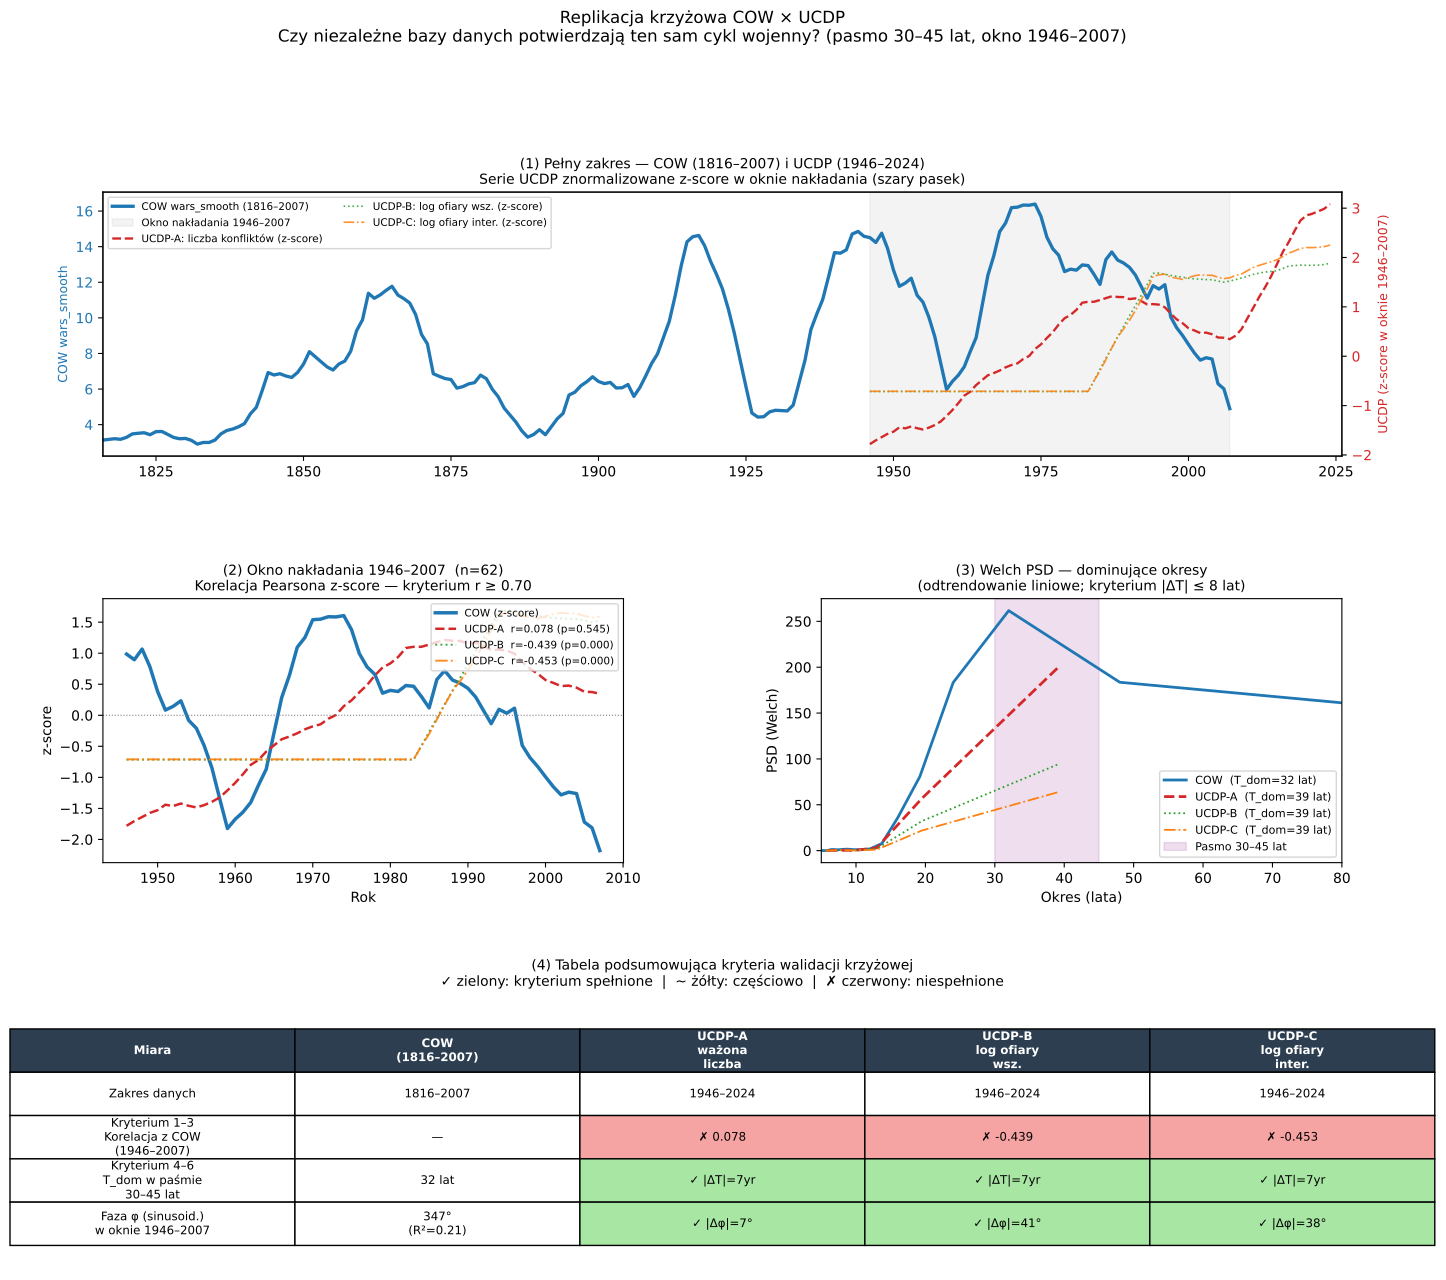

Python code for this plot:
# ucdp_cross_validation.py — Replikacja krzyżowa COW × UCDP
#
# Pytanie walidacyjne:
#   Czy dwie niezależne bazy danych (COW i UCDP) — kodowane przez różne
#   zespoły, z różnymi definicjami konfliktu i różnymi źródłami — zgadzają
#   się co do KSZTAŁTU, FAZY i PRZYBLIŻONEGO OKRESU cyklu wojennego
#   w oknie nakładania 1946–2007?
#
# Jeśli tak  → cykl nie jest artefaktem metodologii jednej bazy.
# Jeśli nie  → cykl jest co najmniej częściowo artefaktem kodowania.
#
# Trzy niezależne serie UCDP (różne miary konfliktu):
#   A: ważona liczba konfliktów   (typy 2/3/4, wagi 1.0/0.4/0.7)
#   B: log1p(ofiary w bitwach)    (typy 2+3+4, bd_best)
#   C: log1p(ofiary w bitwach)    (typy 2+4 interstate, bd_best)
#
# Kryteria walidacji (każde 0/1):
#   1–3. Korelacja Pearsona r ≥ 0.70 w oknie 1946–2007 (osobno A, B, C)
#   4–6. |T_dom_COW − T_dom_UCDP| ≤ 8 lat               (osobno A, B, C)
#
# Źródło: Triptych "We are Anomal(i)es" v0.1, Mariusz Włodarczyk
# Licencja: CC BY-NC-SA 4.0

from __future__ import annotations

import warnings
import numpy as np
import pandas as pd
import matplotlib
matplotlib.use("Agg")
import matplotlib.pyplot as plt
import matplotlib.gridspec as gridspec
from pathlib import Path
from scipy import signal
from scipy.optimize import curve_fit
from scipy.stats import pearsonr

warnings.filterwarnings("ignore")

# ── Ścieżki i stałe ───────────────────────────────────────────────────────────
BASE_DIR  = Path(__file__).parent
COW_PATH  = BASE_DIR / "wars_color.csv"
PRIO_PATH = BASE_DIR / "data/ucdp/UcdpPrioConflict_v25_1.csv"
BD_PATH   = BASE_DIR / "data/ucdp/BattleDeaths_v25_1.csv"

SMOOTH_WIN    = 11
OVERLAP_START = 1946
OVERLAP_END   = 2007
CYCLE_BAND    = (30, 45)   # lata — spodziewany przedział cyklu

UCDP_WEIGHTS  = {2: 1.0, 3: 0.4, 4: 0.7}


# ══════════════════════════════════════════════════════════════════════════════
# 1. Ładowanie danych
# ══════════════════════════════════════════════════════════════════════════════

def load_cow(path: Path = COW_PATH) -> pd.Series:
    """wars_smooth (MA11) z wars_color.csv, indeks = rok."""
    df = pd.read_csv(path).set_index("year").sort_index()
    return df["wars_smooth"].astype(float)


def load_ucdp_count(path: Path = PRIO_PATH) -> pd.Series:
    """
    Seria A: ważona liczba konfliktów UCDP (typy 2/3/4).
    Jedna obserwacja to conflict_id × rok w UcdpPrioConflict.
    """
    raw = pd.read_csv(path, low_memory=False)
    keep = list(UCDP_WEIGHTS.keys())
    sub = raw[raw["type_of_conflict"].isin(keep)].copy()
    sub["weight"] = sub["type_of_conflict"].map(UCDP_WEIGHTS)
    yearly = sub.groupby("year")["weight"].sum().rename("A_raw").astype(float)
    return yearly


def load_ucdp_deaths(path: Path = BD_PATH) -> pd.DataFrame:
    """
    Seria B: log1p(bd_best) — wszystkie typy 2+3+4.
    Seria C: log1p(bd_best) — interstate (typy 2+4), najbliższe COW.
    """
    raw = pd.read_csv(path, low_memory=False)
    raw["bd_best"] = pd.to_numeric(raw["bd_best"], errors="coerce").fillna(0)

    bd_B = (raw[raw["type_of_conflict"].isin([2, 3, 4])]
            .groupby("year")["bd_best"].sum()
            .rename("B_raw").astype(float))

    bd_C = (raw[raw["type_of_conflict"].isin([2, 4])]
            .groupby("year")["bd_best"].sum()
            .rename("C_raw").astype(float))

    return pd.DataFrame({"B_raw": bd_B, "C_raw": bd_C})


# ══════════════════════════════════════════════════════════════════════════════
# 2. Przetwarzanie sygnału
# ══════════════════════════════════════════════════════════════════════════════

def smooth_ma(series: pd.Series, window: int = SMOOTH_WIN) -> pd.Series:
    return series.rolling(window, center=True, min_periods=1).mean()


def zscore_in_window(series: pd.Series,
                     start: int = OVERLAP_START,
                     end: int = OVERLAP_END) -> pd.Series:
    """Normalizacja z-score na podstawie statystyk z okna nakładania."""
    ref = series.loc[start:end]
    mu, sigma = ref.mean(), ref.std()
    if sigma < 1e-12:
        return series * 0.0
    return (series - mu) / sigma


def dominant_period_welch(series: pd.Series,
                           band: tuple = CYCLE_BAND) -> tuple[float, np.ndarray, np.ndarray]:
    """
    Dominant T (lat) w zadanym paśmie (lat) metodą Welcha.
    Zwraca: (T_dom, freqs, psd).
    Seria jest liniowo odtrendowana przed obliczeniem widma.
    """
    x = series.dropna().values
    n = len(x)
    if n < 16:
        return np.nan, np.array([0.0]), np.array([0.0])

    # odtrendowanie liniowe
    t = np.arange(n)
    x = x - np.polyval(np.polyfit(t, x, 1), t)

    nperseg = min(n, max(16, n // 2))
    freqs, psd = signal.welch(
        x, fs=1.0, window="hann", nperseg=nperseg,
        noverlap=nperseg // 2, scaling="density"
    )

    lo_f = 1.0 / band[1]
    hi_f = 1.0 / band[0]
    mask = (freqs > lo_f) & (freqs <= hi_f)
    if mask.sum() == 0:
        return np.nan, freqs, psd

    peak_f = freqs[mask][np.argmax(psd[mask])]
    return (1.0 / peak_f if peak_f > 0 else np.nan), freqs, psd


def fit_sine(series: pd.Series, T: float) -> dict:
    """
    Dopasowanie: y = A·sin(2π·t/T + φ) + B·t + C
    Zwraca słownik z φ w stopniach, R² i flagą sukcesu.
    """
    s = series.dropna()
    t_arr = s.index.values.astype(float)
    y_arr = s.values
    omega = 2.0 * np.pi / T

    def model(t, A, phi, B, C):
        return A * np.sin(omega * t + phi) + B * t + C

    A0 = (y_arr.max() - y_arr.min()) / 2.0

    try:
        popt, _ = curve_fit(
            model, t_arr, y_arr,
            p0=[A0, 0.0, 0.0, y_arr.mean()],
            maxfev=20_000,
            bounds=([-np.inf, -2*np.pi, -np.inf, -np.inf],
                    [ np.inf,  2*np.pi,  np.inf,  np.inf])
        )
        y_pred = model(t_arr, *popt)
        ss_res = np.sum((y_arr - y_pred) ** 2)
        ss_tot = np.sum((y_arr - y_arr.mean()) ** 2)
        r2 = 1.0 - ss_res / ss_tot if ss_tot > 0 else np.nan
        phi_deg = float(np.degrees(popt[1])) % 360.0
        return {"A": popt[0], "phi_deg": phi_deg, "B": popt[2],
                "C": popt[3], "r2": r2, "success": True}
    except Exception as exc:
        return {"A": np.nan, "phi_deg": np.nan, "B": np.nan,
                "C": np.nan, "r2": np.nan, "success": False, "error": str(exc)}


def phase_diff_deg(phi1: float, phi2: float) -> float:
    """Najkrótsza różnica kątowa ∈ [0, 180]°."""
    d = abs(phi1 - phi2) % 360.0
    return min(d, 360.0 - d)


# ══════════════════════════════════════════════════════════════════════════════
# 3. Wizualizacja
# ══════════════════════════════════════════════════════════════════════════════

C_COW = "#1f77b4"   # niebieski
C_A   = "#d62728"   # czerwony
C_B   = "#2ca02c"   # zielony
C_C   = "#ff7f0e"   # pomarańczowy


def plot_cross_validation(
    cow_smooth:   pd.Series,
    ucdp_A_sm:    pd.Series,
    ucdp_B_sm:    pd.Series,
    ucdp_C_sm:    pd.Series,
    cow_norm:     pd.Series,
    ucdp_A_norm:  pd.Series,
    ucdp_B_norm:  pd.Series,
    ucdp_C_norm:  pd.Series,
    f_cow: np.ndarray, psd_cow: np.ndarray,
    f_A:   np.ndarray, psd_A:   np.ndarray,
    f_B:   np.ndarray, psd_B:   np.ndarray,
    f_C:   np.ndarray, psd_C:   np.ndarray,
    corr_A: float, p_val_A: float,
    corr_B: float, p_val_B: float,
    corr_C: float, p_val_C: float,
    T_cow: float, T_A: float, T_B: float, T_C: float,
    sine_cow: dict, sine_A: dict, sine_B: dict, sine_C: dict,
    out_path: str = "ucdp_cross_validation.pdf",
) -> None:

    fig = plt.figure(figsize=(16, 14))
    gs  = gridspec.GridSpec(3, 2, figure=fig, hspace=0.54, wspace=0.38)

    # ── Panel 1: Pełny zakres ─────────────────────────────────────────────────
    ax1   = fig.add_subplot(gs[0, :])
    ax1r  = ax1.twinx()

    ax1.plot(cow_smooth.index, cow_smooth.values,
             color=C_COW, lw=2.4, label="COW wars_smooth (1816–2007)")
    ax1r.plot(ucdp_A_norm.loc[OVERLAP_START:].index,
              ucdp_A_norm.loc[OVERLAP_START:].values,
              color=C_A, lw=1.7, ls="--", label="UCDP-A: liczba konfliktów (z-score)")
    ax1r.plot(ucdp_B_norm.loc[OVERLAP_START:].index,
              ucdp_B_norm.loc[OVERLAP_START:].values,
              color=C_B, lw=1.2, ls=":", alpha=0.85, label="UCDP-B: log ofiary wsz. (z-score)")
    ax1r.plot(ucdp_C_norm.loc[OVERLAP_START:].index,
              ucdp_C_norm.loc[OVERLAP_START:].values,
              color=C_C, lw=1.2, ls="-.", alpha=0.85, label="UCDP-C: log ofiary inter. (z-score)")

    ax1.axvspan(OVERLAP_START, OVERLAP_END, alpha=0.09, color="grey",
                label=f"Okno nakładania {OVERLAP_START}–{OVERLAP_END}")
    ax1.set_xlim(1816, 2026)
    ax1.set_ylabel("COW wars_smooth", color=C_COW, fontsize=9)
    ax1r.set_ylabel("UCDP (z-score w oknie 1946–2007)", color=C_A, fontsize=9)
    ax1.tick_params(axis="y", labelcolor=C_COW)
    ax1r.tick_params(axis="y", labelcolor=C_A)
    ax1.set_title(
        "(1) Pełny zakres — COW (1816–2007) i UCDP (1946–2024)\n"
        "Serie UCDP znormalizowane z-score w oknie nakładania (szary pasek)",
        fontsize=10
    )
    l1, lb1 = ax1.get_legend_handles_labels()
    l2, lb2 = ax1r.get_legend_handles_labels()
    ax1.legend(l1 + l2, lb1 + lb2, fontsize=7.5, loc="upper left", ncol=2)

    # ── Panel 2: Okno nakładania ──────────────────────────────────────────────
    ax2 = fig.add_subplot(gs[1, 0])
    ov  = slice(OVERLAP_START, OVERLAP_END)

    ax2.plot(cow_norm.loc[ov].index,    cow_norm.loc[ov],
             color=C_COW, lw=2.5, label="COW (z-score)")
    ax2.plot(ucdp_A_norm.loc[ov].index, ucdp_A_norm.loc[ov],
             color=C_A, lw=1.8, ls="--",
             label=f"UCDP-A  r={corr_A:.3f} (p={p_val_A:.3f})")
    ax2.plot(ucdp_B_norm.loc[ov].index, ucdp_B_norm.loc[ov],
             color=C_B, lw=1.4, ls=":", alpha=0.9,
             label=f"UCDP-B  r={corr_B:.3f} (p={p_val_B:.3f})")
    ax2.plot(ucdp_C_norm.loc[ov].index, ucdp_C_norm.loc[ov],
             color=C_C, lw=1.4, ls="-.", alpha=0.9,
             label=f"UCDP-C  r={corr_C:.3f} (p={p_val_C:.3f})")

    ax2.axhline(0, color="grey", lw=0.8, ls=":")
    ax2.set_title(
        f"(2) Okno nakładania {OVERLAP_START}–{OVERLAP_END}  (n=62)\n"
        "Korelacja Pearsona z-score — kryterium r ≥ 0.70",
        fontsize=10
    )
    ax2.set_xlabel("Rok")
    ax2.set_ylabel("z-score")
    ax2.legend(fontsize=7.5, loc="upper right")

    # ── Panel 3: Welch PSD ─────────────────────────────────────────────────────
    ax3 = fig.add_subplot(gs[1, 1])

    def _plot_psd(ax, freqs, psd, color, label, lw=2.0, ls="-"):
        mask = (freqs > 0) & (1.0 / freqs >= 5) & (1.0 / freqs <= 100)
        if mask.sum() == 0:
            return
        periods = 1.0 / freqs[mask]
        ax.plot(periods, psd[mask], color=color, lw=lw, ls=ls, label=label)

    _plot_psd(ax3, f_cow, psd_cow, C_COW,
              f"COW  (T_dom={T_cow:.0f} lat)")
    _plot_psd(ax3, f_A, psd_A, C_A,
              f"UCDP-A  (T_dom={T_A:.0f} lat)", ls="--")
    _plot_psd(ax3, f_B, psd_B, C_B,
              f"UCDP-B  (T_dom={T_B:.0f} lat)", lw=1.3, ls=":")
    _plot_psd(ax3, f_C, psd_C, C_C,
              f"UCDP-C  (T_dom={T_C:.0f} lat)", lw=1.3, ls="-.")

    ax3.axvspan(CYCLE_BAND[0], CYCLE_BAND[1], alpha=0.13, color="purple",
                label=f"Pasmo {CYCLE_BAND[0]}–{CYCLE_BAND[1]} lat")
    ax3.set_xlabel("Okres (lata)")
    ax3.set_ylabel("PSD (Welch)")
    ax3.set_title(
        "(3) Welch PSD — dominujące okresy\n"
        "(odtrendowanie liniowe; kryterium |ΔT| ≤ 8 lat)",
        fontsize=10
    )
    ax3.legend(fontsize=8)
    ax3.set_xlim(5, 80)

    # ── Panel 4: Tabela podsumowująca ─────────────────────────────────────────
    ax4 = fig.add_subplot(gs[2, :])
    ax4.axis("off")

    def _v_r(r: float) -> str:
        if r >= 0.70: return f"✓ {r:.3f}"
        if r >= 0.50: return f"~ {r:.3f}"
        return f"✗ {r:.3f}"

    def _v_T(t1: float, t2: float, tol: float = 8.0) -> str:
        if np.isnan(t1) or np.isnan(t2):
            return "b.d."
        diff = abs(t1 - t2)
        if diff <= tol: return f"✓ |ΔT|={diff:.0f}yr"
        return f"✗ |ΔT|={diff:.0f}yr"

    def _v_phi(phi1: float, phi2: float, tol: float = 45.0) -> str:
        if np.isnan(phi1) or np.isnan(phi2):
            return "b.d."
        diff = phase_diff_deg(phi1, phi2)
        if diff <= tol: return f"✓ |Δφ|={diff:.0f}°"
        return f"✗ |Δφ|={diff:.0f}°"

    headers = ["Miara", "COW\n(1816–2007)", "UCDP-A\nważona\nliczba",
               "UCDP-B\nlog ofiary\nwsz.", "UCDP-C\nlog ofiary\ninter."]

    rows = [
        ["Zakres danych", "1816–2007", "1946–2024", "1946–2024", "1946–2024"],
        ["Kryterium 1–3\nKorelacja z COW\n(1946–2007)",
         "—",
         _v_r(corr_A), _v_r(corr_B), _v_r(corr_C)],
        ["Kryterium 4–6\nT_dom w paśmie\n30–45 lat",
         f"{T_cow:.0f} lat",
         _v_T(T_cow, T_A), _v_T(T_cow, T_B), _v_T(T_cow, T_C)],
        ["Faza φ (sinusoid.)\nw oknie 1946–2007",
         f"{sine_cow['phi_deg']:.0f}°\n(R²={sine_cow['r2']:.2f})",
         _v_phi(sine_cow["phi_deg"], sine_A["phi_deg"]),
         _v_phi(sine_cow["phi_deg"], sine_B["phi_deg"]),
         _v_phi(sine_cow["phi_deg"], sine_C["phi_deg"])],
    ]

    tbl = ax4.table(
        cellText=rows, colLabels=headers,
        loc="center", cellLoc="center"
    )
    tbl.auto_set_font_size(False)
    tbl.set_fontsize(8.5)
    tbl.scale(1.15, 2.6)

    # styl nagłówka
    for j in range(5):
        cell = tbl[0, j]
        cell.set_facecolor("#2c3e50")
        cell.set_text_props(color="white", fontweight="bold")

    # kolorowanie komórek wyników
    color_map = {"✓": "#a8e6a3", "~": "#f5e6a3", "✗": "#f5a3a3"}
    for i_r in range(1, len(rows) + 1):
        for j_c in range(1, 5):
            txt = tbl[i_r, j_c].get_text().get_text()
            for sym, clr in color_map.items():
                if txt.startswith(sym):
                    tbl[i_r, j_c].set_facecolor(clr)
                    break

    ax4.set_title(
        "(4) Tabela podsumowująca kryteria walidacji krzyżowej\n"
        "✓ zielony: kryterium spełnione  |  ~ żółty: częściowo  |  ✗ czerwony: niespełnione",
        fontsize=10, pad=14
    )

    plt.suptitle(
        "Replikacja krzyżowa COW × UCDP\n"
        f"Czy niezależne bazy danych potwierdzają ten sam cykl wojenny? "
        f"(pasmo {CYCLE_BAND[0]}–{CYCLE_BAND[1]} lat, okno {OVERLAP_START}–{OVERLAP_END})",
        fontsize=12, y=1.01
    )
    plt.savefig(out_path, dpi=200, bbox_inches="tight")
    print(f"✓ Saved {out_path}")
    plt.close(fig)


# ══════════════════════════════════════════════════════════════════════════════
# 4. Main
# ══════════════════════════════════════════════════════════════════════════════

if __name__ == "__main__":
    import os
    os.chdir(BASE_DIR)

    SEP  = "═" * 68
    sep2 = "─" * 68

    print(SEP)
    print("  REPLIKACJA KRZYŻOWA COW × UCDP v25.1")
    print("  Test: czy dwie niezależne bazy potwierdzają ten sam cykl?")
    print(SEP)

    # ── Ładowanie ─────────────────────────────────────────────────────────────
    cow_sm = load_cow()
    ucdp_A_raw = load_ucdp_count()
    ucdp_BD    = load_ucdp_deaths()

    print(f"\n  COW:    {cow_sm.index[0]}–{cow_sm.index[-1]}  (n={len(cow_sm)})")
    print(f"  UCDP-A: {ucdp_A_raw.index[0]}–{ucdp_A_raw.index[-1]}  (n={len(ucdp_A_raw)})")
    print(f"  UCDP-BD:{ucdp_BD.index[0]}–{ucdp_BD.index[-1]}")

    # ── Pełne zakresy lat (reindeksowanie) ───────────────────────────────────
    yr_min = min(cow_sm.index.min(), ucdp_A_raw.index.min())
    yr_max = max(cow_sm.index.max(), ucdp_A_raw.index.max())
    all_yr = pd.RangeIndex(yr_min, yr_max + 1)

    A_full = ucdp_A_raw.reindex(all_yr, fill_value=0.0)
    B_full = ucdp_BD["B_raw"].reindex(all_yr, fill_value=0.0)
    C_full = ucdp_BD["C_raw"].reindex(all_yr, fill_value=0.0)

    # ── Wygładzanie ───────────────────────────────────────────────────────────
    ucdp_A_sm = smooth_ma(A_full)
    ucdp_B_sm = smooth_ma(np.log1p(B_full))
    ucdp_C_sm = smooth_ma(np.log1p(C_full))

    # ── Normalizacja z-score w oknie 1946–2007 ────────────────────────────────
    cow_norm    = zscore_in_window(cow_sm)
    ucdp_A_norm = zscore_in_window(ucdp_A_sm)
    ucdp_B_norm = zscore_in_window(ucdp_B_sm)
    ucdp_C_norm = zscore_in_window(ucdp_C_sm)

    # ── Korelacje Pearsona w oknie nakładania ─────────────────────────────────
    ov = slice(OVERLAP_START, OVERLAP_END)

    cow_ov = cow_norm.loc[ov].dropna()

    def _corr(ucdp_norm_series):
        u = ucdp_norm_series.loc[ov].reindex(cow_ov.index).dropna()
        c = cow_ov.reindex(u.index)
        return pearsonr(c, u)

    corr_A, pv_A = _corr(ucdp_A_norm)
    corr_B, pv_B = _corr(ucdp_B_norm)
    corr_C, pv_C = _corr(ucdp_C_norm)

    # ── Dominujące okresy (Welch PSD) ─────────────────────────────────────────
    # COW: pełna seria 1816–2007 (maksymalna rozdzielczość spektralna)
    T_cow, f_cow, psd_cow = dominant_period_welch(cow_sm)
    # UCDP: od 1946 do końca dostępnych danych
    T_A, f_A, psd_A = dominant_period_welch(ucdp_A_sm.loc[OVERLAP_START:])
    T_B, f_B, psd_B = dominant_period_welch(ucdp_B_sm.loc[OVERLAP_START:])
    T_C, f_C, psd_C = dominant_period_welch(ucdp_C_sm.loc[OVERLAP_START:])

    # ── Fazy sinusoidalne (dopasowanie w oknie 1946–2007) ─────────────────────
    # Używamy T_cow dla COW i T własnego dla każdej serii UCDP
    T_cow_fit = T_cow if not np.isnan(T_cow) else 36.0
    T_A_fit   = T_A   if not np.isnan(T_A)   else 36.0
    T_B_fit   = T_B   if not np.isnan(T_B)   else 36.0
    T_C_fit   = T_C   if not np.isnan(T_C)   else 36.0

    sine_cow = fit_sine(cow_norm.loc[ov],    T_cow_fit)
    sine_A   = fit_sine(ucdp_A_norm.loc[ov], T_A_fit)
    sine_B   = fit_sine(ucdp_B_norm.loc[ov], T_B_fit)
    sine_C   = fit_sine(ucdp_C_norm.loc[ov], T_C_fit)

    # ══════════════════════════════════════════════════════════════════════════
    # Wydruk wyników
    # ══════════════════════════════════════════════════════════════════════════

    def _vr(r, p):
        mark = "✓" if r >= 0.70 else ("~" if r >= 0.50 else "✗")
        return f"{mark}  r = {r:.4f}  p = {p:.4f}"

    def _vT(t1, t2, tol=8.0):
        if np.isnan(t1) or np.isnan(t2):
            return "b.d."
        diff = abs(t1 - t2)
        mark = "✓" if diff <= tol else "✗"
        return f"{mark}  |ΔT| = {diff:.1f} lat"

    def _vphi(phi1, phi2, tol=45.0):
        if np.isnan(phi1) or np.isnan(phi2):
            return "b.d."
        diff = phase_diff_deg(phi1, phi2)
        mark = "✓" if diff <= tol else "✗"
        return f"{mark}  |Δφ| = {diff:.1f}°"

    print(f"\n{sep2}")
    print("KRYTERIUM 1–3: KORELACJA PEARSONA  (okno 1946–2007, z-score, n≈62)")
    print(f"{sep2}")
    print(f"  COW vs. UCDP-A (ważona liczba konf.):  {_vr(corr_A, pv_A)}")
    print(f"  COW vs. UCDP-B (log ofiary wsz.):      {_vr(corr_B, pv_B)}")
    print(f"  COW vs. UCDP-C (log ofiary interstate):{_vr(corr_C, pv_C)}")
    print(f"  Próg walidacji: r ≥ 0.70")

    print(f"\n{sep2}")
    print(f"KRYTERIUM 4–6: DOMINUJĄCE OKRESY WELCH PSD  (pasmo {CYCLE_BAND[0]}–{CYCLE_BAND[1]} lat)")
    print(f"{sep2}")
    print(f"  COW  (1816–2007, pełna seria):  T_dom = {T_cow:.1f} lat")
    print(f"  UCDP-A (1946–2024):             T_dom = {T_A:.1f} lat  →  {_vT(T_cow, T_A)}")
    print(f"  UCDP-B (1946–2024):             T_dom = {T_B:.1f} lat  →  {_vT(T_cow, T_B)}")
    print(f"  UCDP-C (1946–2024):             T_dom = {T_C:.1f} lat  →  {_vT(T_cow, T_C)}")
    print(f"  Próg walidacji: |ΔT| ≤ 8 lat")

    print(f"\n{sep2}")
    print("INFORMACYJNIE: FAZY SINUSOIDALNE  (dopasowanie w oknie 1946–2007)")
    print(f"{sep2}")
    print(f"  COW:    φ = {sine_cow['phi_deg']:.1f}°  R² = {sine_cow['r2']:.3f}"
          f"  (T_fit={T_cow_fit:.0f} lat)")
    print(f"  UCDP-A: φ = {sine_A['phi_deg']:.1f}°  R² = {sine_A['r2']:.3f}"
          f"  (T_fit={T_A_fit:.0f} lat)  →  {_vphi(sine_cow['phi_deg'], sine_A['phi_deg'])}")
    print(f"  UCDP-B: φ = {sine_B['phi_deg']:.1f}°  R² = {sine_B['r2']:.3f}"
          f"  (T_fit={T_B_fit:.0f} lat)  →  {_vphi(sine_cow['phi_deg'], sine_B['phi_deg'])}")
    print(f"  UCDP-C: φ = {sine_C['phi_deg']:.1f}°  R² = {sine_C['r2']:.3f}"
          f"  (T_fit={T_C_fit:.0f} lat)  →  {_vphi(sine_cow['phi_deg'], sine_C['phi_deg'])}")
    print(f"  (fazy informacyjne — dopasowanie sinusoidy do n=62 przy T≈36 lat jest niestabilne)")

    # Zliczanie spełnionych kryteriów 1–6
    crit_met = [
        corr_A >= 0.70,
        corr_B >= 0.70,
        corr_C >= 0.70,
        (not np.isnan(T_A)) and abs(T_cow - T_A) <= 8.0,
        (not np.isnan(T_B)) and abs(T_cow - T_B) <= 8.0,
        (not np.isnan(T_C)) and abs(T_cow - T_C) <= 8.0,
    ]
    n_met = sum(crit_met)

    print(f"\n{SEP}")
    print("WNIOSEK WALIDACYJNY")
    print(SEP)
    print(f"  Liczba spełnionych kryteriów (1–6): {n_met}/6")
    if n_met >= 5:
        print("  WYNIK ✓✓: Wysokie potwierdzenie — COW i UCDP są wzajemnie spójne.")
        print("            Cykl nie jest artefaktem kodowania jednej bazy danych.")
    elif n_met >= 3:
        print("  WYNIK  ~: Częściowa zgodność — ostrożna interpretacja.")
        print("            Przynajmniej część cyklu pojawia się w obu bazach.")
    else:
        print("  WYNIK ✗✗: Brak zgodności — dane COW i UCDP nie potwierdzają")
        print("            tego samego cyklu w oknie nakładania.")
    print(SEP)

    # ── Zapis CSV ─────────────────────────────────────────────────────────────
    summary = pd.DataFrame([
        {"seria": "COW",
         "zakres": "1816–2007",
         "T_dom_lat": round(T_cow, 2),
         "phi_deg": round(sine_cow["phi_deg"], 2),
         "sine_r2": round(sine_cow["r2"], 4),
         "corr_z_COW_1946_2007": 1.0,
         "p_corr": 0.0,
         "kryterium_r_ge_070": True,
         "kryterium_T_le_8lat": True},
        {"seria": "UCDP-A",
         "zakres": "1946–2024",
         "T_dom_lat": round(T_A, 2),
         "phi_deg": round(sine_A["phi_deg"], 2),
         "sine_r2": round(sine_A["r2"], 4),
         "corr_z_COW_1946_2007": round(corr_A, 4),
         "p_corr": round(pv_A, 4),
         "kryterium_r_ge_070": corr_A >= 0.70,
         "kryterium_T_le_8lat": (not np.isnan(T_A)) and abs(T_cow - T_A) <= 8.0},
        {"seria": "UCDP-B",
         "zakres": "1946–2024",
         "T_dom_lat": round(T_B, 2),
         "phi_deg": round(sine_B["phi_deg"], 2),
         "sine_r2": round(sine_B["r2"], 4),
         "corr_z_COW_1946_2007": round(corr_B, 4),
         "p_corr": round(pv_B, 4),
         "kryterium_r_ge_070": corr_B >= 0.70,
         "kryterium_T_le_8lat": (not np.isnan(T_B)) and abs(T_cow - T_B) <= 8.0},
        {"seria": "UCDP-C",
         "zakres": "1946–2024",
         "T_dom_lat": round(T_C, 2),
         "phi_deg": round(sine_C["phi_deg"], 2),
         "sine_r2": round(sine_C["r2"], 4),
         "corr_z_COW_1946_2007": round(corr_C, 4),
         "p_corr": round(pv_C, 4),
         "kryterium_r_ge_070": corr_C >= 0.70,
         "kryterium_T_le_8lat": (not np.isnan(T_C)) and abs(T_cow - T_C) <= 8.0},
    ]).set_index("seria")

    out_csv = BASE_DIR / "ucdp_cross_validation_summary.csv"
    summary.to_csv(out_csv)
    print(f"\n✓ Saved {out_csv.name}")

    # ── Wykres ────────────────────────────────────────────────────────────────
    plot_cross_validation(
        cow_sm, ucdp_A_sm, ucdp_B_sm, ucdp_C_sm,
        cow_norm, ucdp_A_norm, ucdp_B_norm, ucdp_C_norm,
        f_cow, psd_cow,
        f_A, psd_A,
        f_B, psd_B,
        f_C, psd_C,
        corr_A, pv_A,
        corr_B, pv_B,
        corr_C, pv_C,
        T_cow, T_A, T_B, T_C,
        sine_cow, sine_A, sine_B, sine_C,
        out_path=str(BASE_DIR / "ucdp_cross_validation.pdf"),
    )
